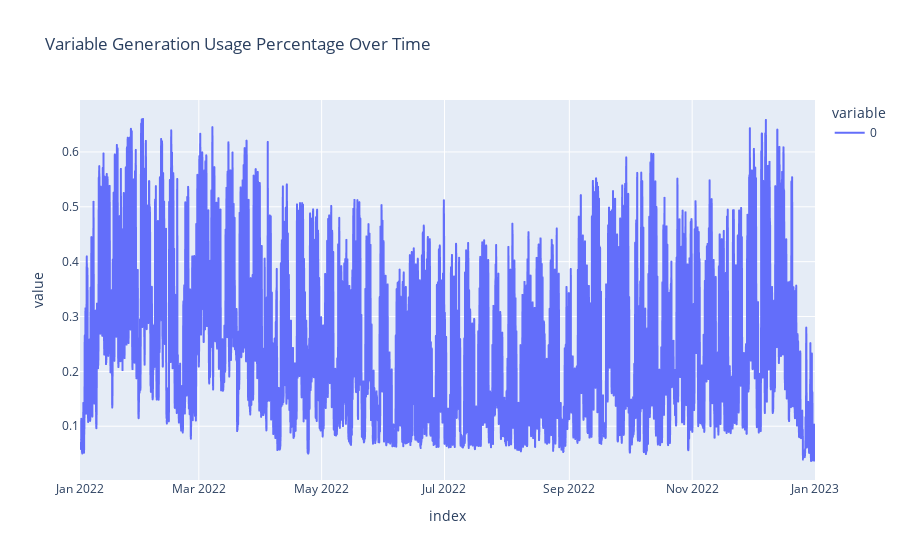

Notebook source saved alongside this figure:
### Code cell
import plotly.express as px

fig = px.line(variable_gen_usage_percentage, title='Variable Generation Usage Percentage Over Time')
fig.show()

### Figure 1 — Plotly figure (JSON) as saved in the notebook; plotly's stock layout.template omitted (floating-point values rounded to 4 significant figures; data arrays with more than 128 entries replaced by an {"elided": "..."} marker saying what was removed)
{"data": [{"hovertemplate": "variable=0<br>index=%{x}<br>value=%{y}<extra></extra>", "legendgroup": "0", "line": {"color": "#636efa", "dash": "solid"}, "marker": {"symbol": "circle"}, "mode": "lines", "name": "0", "showlegend": true, "type": "scattergl", "x": {"elided": "8761 str values"}, "xaxis": "x", "y": {"elided": "8761 float values"}, "yaxis": "y"}], "layout": {"legend": {"title": {"text": "variable"}, "tracegroupgap": 0}, "title": {"text": "Variable Generation Usage Percentage Over Time"}, "xaxis": {"anchor": "y", "domain": [0, 1], "title": {"text": "index"}}, "yaxis": {"anchor": "x", "domain": [0, 1], "title": {"text": "value"}}}}
